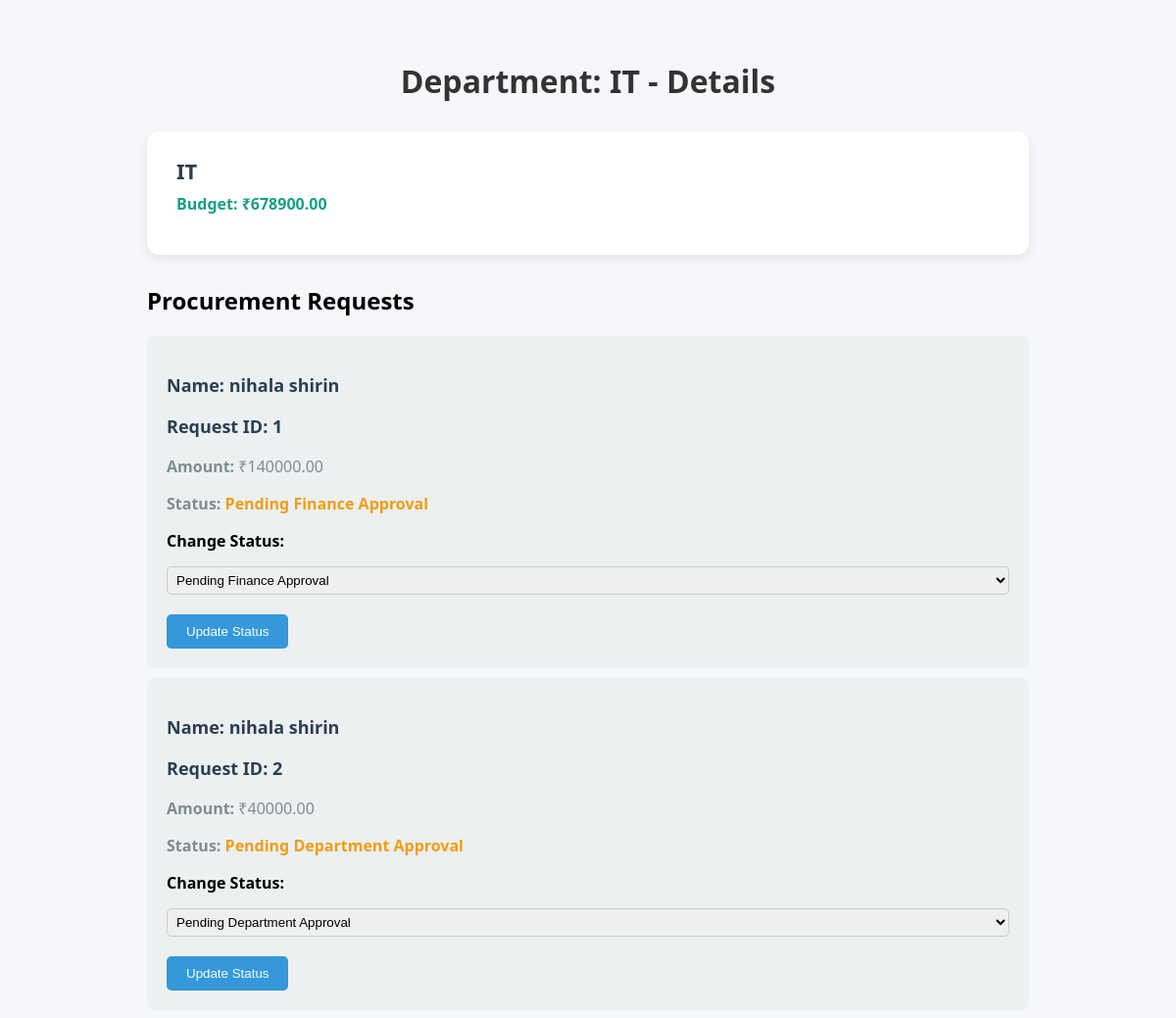
The page /department_details/2/ (upper part) on the database as committed earlier.
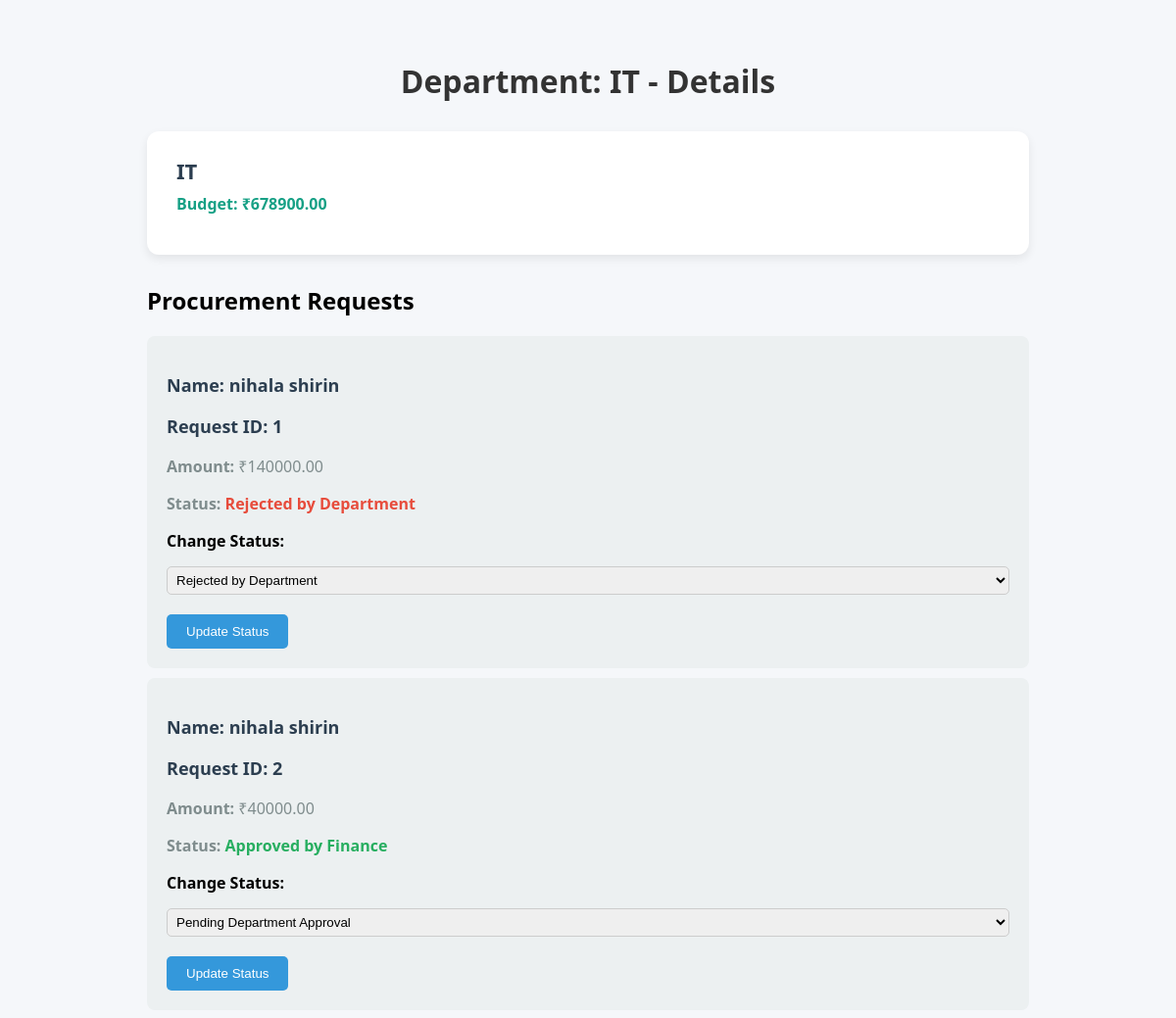
The same page on the database as committed later.
### core/models.py (models this page shows, shortened)
class ProcurementRequest(models.Model):
    requester = models.CharField(max_length=100)
    department = models.ForeignKey(Department, on_delete=models.CASCADE)
    category = models.CharField(max_length=50, choices=CATEGORY_CHOICES)
    it_equipment = models.ForeignKey(ITEquipmentDetails, on_delete=models.SET_NULL, null=True, blank=True)
    office_supply = models.ForeignKey(OfficeSupplyDetails, on_delete=models.SET_NULL, null=True, blank=True)
    quantity = models.IntegerField()
    total_cost = models.DecimalField(max_digits=12, decimal_places=2, blank=True)
    description = models.TextField(blank=True)
    status = models.CharField(max_length=50, choices=STATUS_CHOICES, default='Pending Department Approval')
    submitted_at = models.DateTimeField(auto_now_add=True)
    def __str__(self):
        return f"{self.requester} - {self.category} - {self.status}"

### core/views.py (the view)
# urls.py: path('department_details/<int:dep_id>/', views.department_details, name='department_details'),
def department_details(request, dep_id):
    department = Department.objects.filter(id = dep_id).first()
    if not department:
        raise Http404('Department not found')
    ProcurementRequest_request = ProcurementRequest.objects.filter(department=department)
    print(ProcurementRequest_request,'ssssssssssssssssssssssssss')
    context = {
        'department': department,
        'procurement_requests': ProcurementRequest_request
    }
    return render(request, 'department_details.html', context)

### core/templates/department_details.html (shortened to what this page needs)
<!DOCTYPE html>
<html lang="en">
<head>
</head>
<body>
    <h1>Department: {{ department.name }} - Details</h1>
    <div class="container">
        <div class="card">
            <h2>{{ department.name }}</h2>
            <p class="budget">Budget: ₹{{ department.budget }}</p>
        </div>
        <div class="procurement-requests">
            <h2>Procurement Requests</h2>
            {% if procurement_requests %}
                {% for request in procurement_requests %}
                    <div class="request-card">
                        <h3>Name: {{ request.requester }}</h3>
                        <h3>Request ID: {{ request.id }}</h3>
                        <p><strong>Amount:</strong> ₹{{ request.total_cost }}</p>
                        <p><strong>Status:</strong>
                            {% if request.status == 'Pending Department Approval' %}
                                <span class="status pending">{{ request.status }}</span>
                            {% elif request.status == 'Rejected by Department' %}
                                <span class="status rejected">{{ request.status }}</span>
                            {% elif request.status == 'Pending Finance Approval' %}
                                <span class="status pending">{{ request.status }}</span>
                            {% else %}
                                <span class="status approved">{{ request.status }}</span>
                            {% endif %}
                        </p>
                        <form method="POST" class="status-form" data-id="{{ request.id }}">
                            <label for="status">Change Status:</label>
                            <select name="status" class="status-select">
                                <option value="Pending Department Approval" {% if request.status == 'Pending Department Approval' %}selected{% endif %}>Pending Department Approval</option>
                                <option value="Rejected by Department" {% if request.status == 'Rejected by Department' %}selected{% endif %}>Rejected by Department</option>
                                <option value="Pending Finance Approval" {% if request.status == 'Pending Finance Approval' %}selected{% endif %}>Pending Finance Approval</option>
                            </select>
                            <button type="submit">Update Status</button>
                        </form>
                    </div>
                {% endfor %}
            {% else %}
                <p>No procurement requests found for this department.</p>
            {% endif %}
        </div>
    </div>
</body>
</html>

Rows that differ between the two databases and show on the page:
changed ProcurementRequest id 1: status "Pending Finance Approval" → "Rejected by Department"
changed ProcurementRequest id 2: status "Pending Department Approval" → "Approved by Finance"
